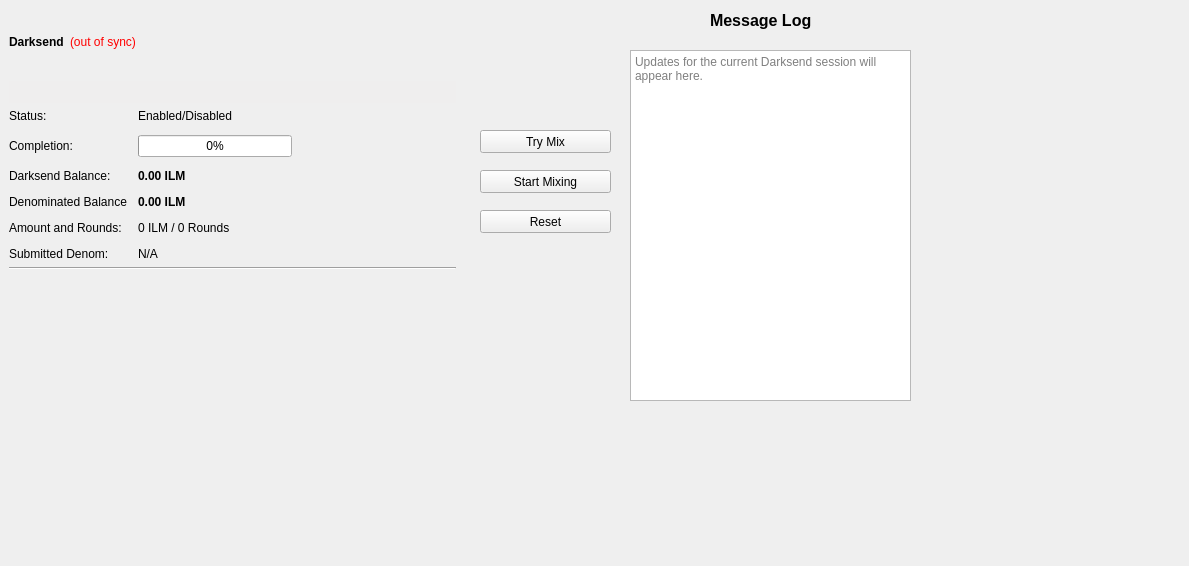
<?xml version="1.0" encoding="UTF-8"?>
<ui version="4.0">
 <class>DarksendPage</class>
 <widget class="QWidget" name="DarksendPage">
  <property name="geometry">
   <rect>
    <x>0</x>
    <y>0</y>
    <width>1189</width>
    <height>566</height>
   </rect>
  </property>
  <property name="windowTitle">
   <string>Form</string>
  </property>
  <widget class="QFrame" name="frameDarksend">
   <property name="geometry">
    <rect>
     <x>0</x>
     <y>0</y>
     <width>465</width>
     <height>350</height>
    </rect>
   </property>
   <property name="sizePolicy">
    <sizepolicy hsizetype="Expanding" vsizetype="Expanding">
     <horstretch>0</horstretch>
     <verstretch>0</verstretch>
    </sizepolicy>
   </property>
   <property name="minimumSize">
    <size>
     <width>0</width>
     <height>350</height>
    </size>
   </property>
   <property name="layoutDirection">
    <enum>Qt::LeftToRight</enum>
   </property>
   <property name="frameShape">
    <enum>QFrame::NoFrame</enum>
   </property>
   <property name="frameShadow">
    <enum>QFrame::Raised</enum>
   </property>
   <layout class="QVBoxLayout" name="verticalLayout_5">
    <item>
     <layout class="QHBoxLayout" name="horizontalLayout_5">
      <item>
       <widget class="QLabel" name="label_2">
        <property name="font">
         <font>
          <weight>75</weight>
          <bold>true</bold>
         </font>
        </property>
        <property name="text">
         <string>Darksend</string>
        </property>
       </widget>
      </item>
      <item>
       <widget class="QLabel" name="labelDarksendSyncStatus">
        <property name="toolTip">
         <string>The displayed information may be out of date. Your wallet automatically synchronizes with the Illuminum network after a connection is established, but this process has not completed yet.</string>
        </property>
        <property name="styleSheet">
         <string notr="true">QLabel { color: red; }</string>
        </property>
        <property name="text">
         <string notr="true">(out of sync)</string>
        </property>
        <property name="alignment">
         <set>Qt::AlignLeading|Qt::AlignLeft|Qt::AlignVCenter</set>
        </property>
       </widget>
      </item>
      <item>
       <spacer name="horizontalSpacer_4">
        <property name="orientation">
         <enum>Qt::Horizontal</enum>
        </property>
        <property name="sizeHint" stdset="0">
         <size>
          <width>40</width>
          <height>20</height>
         </size>
        </property>
       </spacer>
      </item>
     </layout>
    </item>
    <item>
     <widget class="QPushButton" name="runAutoDenom">
      <property name="palette">
       <palette>
        <active>
         <colorrole role="WindowText">
          <brush brushstyle="SolidPattern">
           <color alpha="255">
            <red>0</red>
            <green>0</green>
            <blue>0</blue>
           </color>
          </brush>
         </colorrole>
         <colorrole role="Button">
          <brush brushstyle="SolidPattern">
           <color alpha="255">
            <red>239</red>
            <green>238</green>
            <blue>238</blue>
           </color>
          </brush>
         </colorrole>
         <colorrole role="Light">
          <brush brushstyle="SolidPattern">
           <color alpha="255">
            <red>255</red>
            <green>255</green>
            <blue>255</blue>
           </color>
          </brush>
         </colorrole>
         <colorrole role="Midlight">
          <brush brushstyle="SolidPattern">
           <color alpha="255">
            <red>247</red>
            <green>246</green>
            <blue>246</blue>
           </color>
          </brush>
         </colorrole>
         <colorrole role="Dark">
          <brush brushstyle="SolidPattern">
           <color alpha="255">
            <red>119</red>
            <green>119</green>
            <blue>119</blue>
           </color>
          </brush>
         </colorrole>
         <colorrole role="Mid">
          <brush brushstyle="SolidPattern">
           <color alpha="255">
            <red>159</red>
            <green>159</green>
            <blue>159</blue>
           </color>
          </brush>
         </colorrole>
         <colorrole role="Text">
          <brush brushstyle="SolidPattern">
           <color alpha="255">
            <red>0</red>
            <green>0</green>
            <blue>0</blue>
           </color>
          </brush>
         </colorrole>
         <colorrole role="BrightText">
          <brush brushstyle="SolidPattern">
           <color alpha="255">
            <red>255</red>
            <green>255</green>
            <blue>255</blue>
           </color>
          </brush>
         </colorrole>
         <colorrole role="ButtonText">
          <brush brushstyle="SolidPattern">
           <color alpha="255">
            <red>0</red>
            <green>0</green>
            <blue>0</blue>
           </color>
          </brush>
         </colorrole>
         <colorrole role="Base">
          <brush brushstyle="SolidPattern">
           <color alpha="255">
            <red>255</red>
            <green>255</green>
            <blue>255</blue>
           </color>
          </brush>
         </colorrole>
         <colorrole role="Window">
          <brush brushstyle="SolidPattern">
           <color alpha="255">
            <red>239</red>
            <green>238</green>
            <blue>238</blue>
           </color>
          </brush>
         </colorrole>
         <colorrole role="Shadow">
          <brush brushstyle="SolidPattern">
           <color alpha="255">
            <red>0</red>
            <green>0</green>
            <blue>0</blue>
           </color>
          </brush>
         </colorrole>
         <colorrole role="AlternateBase">
          <brush brushstyle="SolidPattern">
           <color alpha="255">
            <red>247</red>
            <green>246</green>
            <blue>246</blue>
           </color>
          </brush>
         </colorrole>
         <colorrole role="ToolTipBase">
          <brush brushstyle="SolidPattern">
           <color alpha="255">
            <red>255</red>
            <green>255</green>
            <blue>220</blue>
           </color>
          </brush>
         </colorrole>
         <colorrole role="ToolTipText">
          <brush brushstyle="SolidPattern">
           <color alpha="255">
            <red>0</red>
            <green>0</green>
            <blue>0</blue>
           </color>
          </brush>
         </colorrole>
        </active>
        <inactive>
         <colorrole role="WindowText">
          <brush brushstyle="SolidPattern">
           <color alpha="255">
            <red>0</red>
            <green>0</green>
            <blue>0</blue>
           </color>
          </brush>
         </colorrole>
         <colorrole role="Button">
          <brush brushstyle="SolidPattern">
           <color alpha="255">
            <red>239</red>
            <green>238</green>
            <blue>238</blue>
           </color>
          </brush>
         </colorrole>
         <colorrole role="Light">
          <brush brushstyle="SolidPattern">
           <color alpha="255">
            <red>255</red>
            <green>255</green>
            <blue>255</blue>
           </color>
          </brush>
         </colorrole>
         <colorrole role="Midlight">
          <brush brushstyle="SolidPattern">
           <color alpha="255">
            <red>247</red>
            <green>246</green>
            <blue>246</blue>
           </color>
          </brush>
         </colorrole>
         <colorrole role="Dark">
          <brush brushstyle="SolidPattern">
           <color alpha="255">
            <red>119</red>
            <green>119</green>
            <blue>119</blue>
           </color>
          </brush>
         </colorrole>
         <colorrole role="Mid">
          <brush brushstyle="SolidPattern">
           <color alpha="255">
            <red>159</red>
            <green>159</green>
            <blue>159</blue>
           </color>
          </brush>
         </colorrole>
         <colorrole role="Text">
          <brush brushstyle="SolidPattern">
           <color alpha="255">
            <red>0</red>
            <green>0</green>
            <blue>0</blue>
           </color>
          </brush>
         </colorrole>
         <colorrole role="BrightText">
          <brush brushstyle="SolidPattern">
           <color alpha="255">
            <red>255</red>
            <green>255</green>
            <blue>255</blue>
           </color>
          </brush>
         </colorrole>
         <colorrole role="ButtonText">
          <brush brushstyle="SolidPattern">
           <color alpha="255">
            <red>0</red>
            <green>0</green>
            <blue>0</blue>
           </color>
          </brush>
         </colorrole>
         <colorrole role="Base">
          <brush brushstyle="SolidPattern">
           <color alpha="255">
            <red>255</red>
            <green>255</green>
            <blue>255</blue>
           </color>
          </brush>
         </colorrole>
         <colorrole role="Window">
          <brush brushstyle="SolidPattern">
           <color alpha="255">
            <red>239</red>
            <green>238</green>
            <blue>238</blue>
           </color>
          </brush>
         </colorrole>
         <colorrole role="Shadow">
          <brush brushstyle="SolidPattern">
           <color alpha="255">
            <red>0</red>
            <green>0</green>
            <blue>0</blue>
           </color>
          </brush>
         </colorrole>
         <colorrole role="AlternateBase">
          <brush brushstyle="SolidPattern">
           <color alpha="255">
            <red>247</red>
            <green>246</green>
            <blue>246</blue>
           </color>
          </brush>
         </colorrole>
         <colorrole role="ToolTipBase">
          <brush brushstyle="SolidPattern">
           <color alpha="255">
            <red>255</red>
            <green>255</green>
            <blue>220</blue>
           </color>
          </brush>
         </colorrole>
         <colorrole role="ToolTipText">
          <brush brushstyle="SolidPattern">
           <color alpha="255">
            <red>0</red>
            <green>0</green>
            <blue>0</blue>
           </color>
          </brush>
         </colorrole>
        </inactive>
        <disabled>
         <colorrole role="WindowText">
          <brush brushstyle="SolidPattern">
           <color alpha="255">
            <red>119</red>
            <green>119</green>
            <blue>119</blue>
           </color>
          </brush>
         </colorrole>
         <colorrole role="Button">
          <brush brushstyle="SolidPattern">
           <color alpha="255">
            <red>239</red>
            <green>238</green>
            <blue>238</blue>
           </color>
          </brush>
         </colorrole>
         <colorrole role="Light">
          <brush brushstyle="SolidPattern">
           <color alpha="255">
            <red>255</red>
            <green>255</green>
            <blue>255</blue>
           </color>
          </brush>
         </colorrole>
         <colorrole role="Midlight">
          <brush brushstyle="SolidPattern">
           <color alpha="255">
            <red>247</red>
            <green>246</green>
            <blue>246</blue>
           </color>
          </brush>
         </colorrole>
         <colorrole role="Dark">
          <brush brushstyle="SolidPattern">
           <color alpha="255">
            <red>119</red>
            <green>119</green>
            <blue>119</blue>
           </color>
          </brush>
         </colorrole>
         <colorrole role="Mid">
          <brush brushstyle="SolidPattern">
           <color alpha="255">
            <red>159</red>
            <green>159</green>
            <blue>159</blue>
           </color>
          </brush>
         </colorrole>
         <colorrole role="Text">
          <brush brushstyle="SolidPattern">
           <color alpha="255">
            <red>119</red>
            <green>119</green>
            <blue>119</blue>
           </color>
          </brush>
         </colorrole>
         <colorrole role="BrightText">
          <brush brushstyle="SolidPattern">
           <color alpha="255">
            <red>255</red>
            <green>255</green>
            <blue>255</blue>
           </color>
          </brush>
         </colorrole>
         <colorrole role="ButtonText">
          <brush brushstyle="SolidPattern">
           <color alpha="255">
            <red>119</red>
            <green>119</green>
            <blue>119</blue>
           </color>
          </brush>
         </colorrole>
         <colorrole role="Base">
          <brush brushstyle="SolidPattern">
           <color alpha="255">
            <red>239</red>
            <green>238</green>
            <blue>238</blue>
           </color>
          </brush>
         </colorrole>
         <colorrole role="Window">
          <brush brushstyle="SolidPattern">
           <color alpha="255">
            <red>239</red>
            <green>238</green>
            <blue>238</blue>
           </color>
          </brush>
         </colorrole>
         <colorrole role="Shadow">
          <brush brushstyle="SolidPattern">
           <color alpha="255">
            <red>0</red>
            <green>0</green>
            <blue>0</blue>
           </color>
          </brush>
         </colorrole>
         <colorrole role="AlternateBase">
          <brush brushstyle="SolidPattern">
           <color alpha="255">
            <red>239</red>
            <green>238</green>
            <blue>238</blue>
           </color>
          </brush>
         </colorrole>
         <colorrole role="ToolTipBase">
          <brush brushstyle="SolidPattern">
           <color alpha="255">
            <red>255</red>
            <green>255</green>
            <blue>220</blue>
           </color>
          </brush>
         </colorrole>
         <colorrole role="ToolTipText">
          <brush brushstyle="SolidPattern">
           <color alpha="255">
            <red>0</red>
            <green>0</green>
            <blue>0</blue>
           </color>
          </brush>
         </colorrole>
        </disabled>
       </palette>
      </property>
      <property name="focusPolicy">
       <enum>Qt::NoFocus</enum>
      </property>
      <property name="autoFillBackground">
       <bool>true</bool>
      </property>
      <property name="text">
       <string/>
      </property>
      <property name="flat">
       <bool>true</bool>
      </property>
     </widget>
    </item>
    <item>
     <layout class="QFormLayout" name="formLayout">
      <property name="fieldGrowthPolicy">
       <enum>QFormLayout::AllNonFixedFieldsGrow</enum>
      </property>
      <property name="horizontalSpacing">
       <number>11</number>
      </property>
      <property name="verticalSpacing">
       <number>12</number>
      </property>
      <item row="0" column="0">
       <widget class="QLabel" name="label_6">
        <property name="text">
         <string>Status:</string>
        </property>
       </widget>
      </item>
      <item row="0" column="1">
       <widget class="QLabel" name="darksendEnabled">
        <property name="text">
         <string>Enabled/Disabled</string>
        </property>
       </widget>
      </item>
      <item row="1" column="0">
       <widget class="QLabel" name="label_7">
        <property name="text">
         <string>Completion:</string>
        </property>
       </widget>
      </item>
      <item row="1" column="1">
       <widget class="QProgressBar" name="darksendProgress">
        <property name="maximumSize">
         <size>
          <width>154</width>
          <height>16777215</height>
         </size>
        </property>
        <property name="value">
         <number>0</number>
        </property>
       </widget>
      </item>
      <item row="4" column="0">
       <widget class="QLabel" name="denominatedBalanceLabel">
        <property name="text">
         <string>Denominated Balance</string>
        </property>
       </widget>
      </item>
      <item row="4" column="1">
       <widget class="QLabel" name="denominatedBalanceValue">
        <property name="font">
         <font>
          <weight>75</weight>
          <bold>true</bold>
         </font>
        </property>
        <property name="text">
         <string>0.00 ILM</string>
        </property>
       </widget>
      </item>
      <item row="5" column="0">
       <widget class="QLabel" name="label_8">
        <property name="text">
         <string>Amount and Rounds:</string>
        </property>
       </widget>
      </item>
      <item row="5" column="1">
       <widget class="QLabel" name="labelAmountRounds">
        <property name="text">
         <string>0 ILM / 0 Rounds</string>
        </property>
       </widget>
      </item>
      <item row="6" column="0">
       <widget class="QLabel" name="label_9">
        <property name="text">
         <string>Submitted Denom:</string>
        </property>
       </widget>
      </item>
      <item row="6" column="1">
       <widget class="QLabel" name="labelSubmittedDenom">
        <property name="toolTip">
         <string>The denominations you submitted to the Masternode.&lt;br&gt;To mix, other users must submit the exact same denominations.</string>
        </property>
        <property name="text">
         <string>N/A</string>
        </property>
       </widget>
      </item>
      <item row="3" column="0">
       <widget class="QLabel" name="labelAnonymizedText">
        <property name="text">
         <string>Darksend Balance:</string>
        </property>
       </widget>
      </item>
      <item row="3" column="1">
       <widget class="QLabel" name="labelAnonymized">
        <property name="font">
         <font>
          <weight>75</weight>
          <bold>true</bold>
         </font>
        </property>
        <property name="text">
         <string notr="true">0.00 ILM</string>
        </property>
       </widget>
      </item>
     </layout>
    </item>
    <item>
     <widget class="Line" name="lineLastMessage">
      <property name="orientation">
       <enum>Qt::Horizontal</enum>
      </property>
     </widget>
    </item>
    <item>
     <widget class="QLabel" name="darksendStatus">
      <property name="minimumSize">
       <size>
        <width>288</width>
        <height>43</height>
       </size>
      </property>
      <property name="text">
       <string/>
      </property>
      <property name="alignment">
       <set>Qt::AlignLeading|Qt::AlignLeft|Qt::AlignTop</set>
      </property>
      <property name="wordWrap">
       <bool>true</bool>
      </property>
     </widget>
    </item>
   </layout>
  </widget>
  <widget class="QPushButton" name="darksendAuto">
   <property name="geometry">
    <rect>
     <x>480</x>
     <y>130</y>
     <width>131</width>
     <height>23</height>
    </rect>
   </property>
   <property name="sizePolicy">
    <sizepolicy hsizetype="MinimumExpanding" vsizetype="Fixed">
     <horstretch>0</horstretch>
     <verstretch>0</verstretch>
    </sizepolicy>
   </property>
   <property name="toolTip">
    <string>Try to manually submit a Darksend request.</string>
   </property>
   <property name="text">
    <string>Try Mix</string>
   </property>
  </widget>
  <widget class="QPushButton" name="toggleDarksend">
   <property name="geometry">
    <rect>
     <x>480</x>
     <y>170</y>
     <width>131</width>
     <height>23</height>
    </rect>
   </property>
   <property name="sizePolicy">
    <sizepolicy hsizetype="MinimumExpanding" vsizetype="Fixed">
     <horstretch>0</horstretch>
     <verstretch>0</verstretch>
    </sizepolicy>
   </property>
   <property name="text">
    <string>Start Mixing</string>
   </property>
  </widget>
  <widget class="QPushButton" name="darksendReset">
   <property name="geometry">
    <rect>
     <x>480</x>
     <y>210</y>
     <width>131</width>
     <height>23</height>
    </rect>
   </property>
   <property name="sizePolicy">
    <sizepolicy hsizetype="MinimumExpanding" vsizetype="Fixed">
     <horstretch>0</horstretch>
     <verstretch>0</verstretch>
    </sizepolicy>
   </property>
   <property name="toolTip">
    <string>Reset the current status of Darksend (can interrupt Darksend if it's in the process of Mixing, which can cost you money!)</string>
   </property>
   <property name="autoFillBackground">
    <bool>false</bool>
   </property>
   <property name="text">
    <string>Reset</string>
   </property>
  </widget>
  <widget class="QLabel" name="darksendMessageLog">
   <property name="geometry">
    <rect>
     <x>710</x>
     <y>10</y>
     <width>121</width>
     <height>20</height>
    </rect>
   </property>
   <property name="font">
    <font>
     <pointsize>12</pointsize>
     <weight>75</weight>
     <bold>true</bold>
    </font>
   </property>
   <property name="text">
    <string>Message Log</string>
   </property>
  </widget>
  <widget class="QTextEdit" name="messageLog">
   <property name="geometry">
    <rect>
     <x>630</x>
     <y>50</y>
     <width>281</width>
     <height>351</height>
    </rect>
   </property>
   <property name="undoRedoEnabled">
    <bool>false</bool>
   </property>
   <property name="readOnly">
    <bool>true</bool>
   </property>
   <property name="placeholderText">
    <string>Updates for the current Darksend session will appear here.</string>
   </property>
  </widget>
 </widget>
 <resources/>
 <connections/>
</ui>
